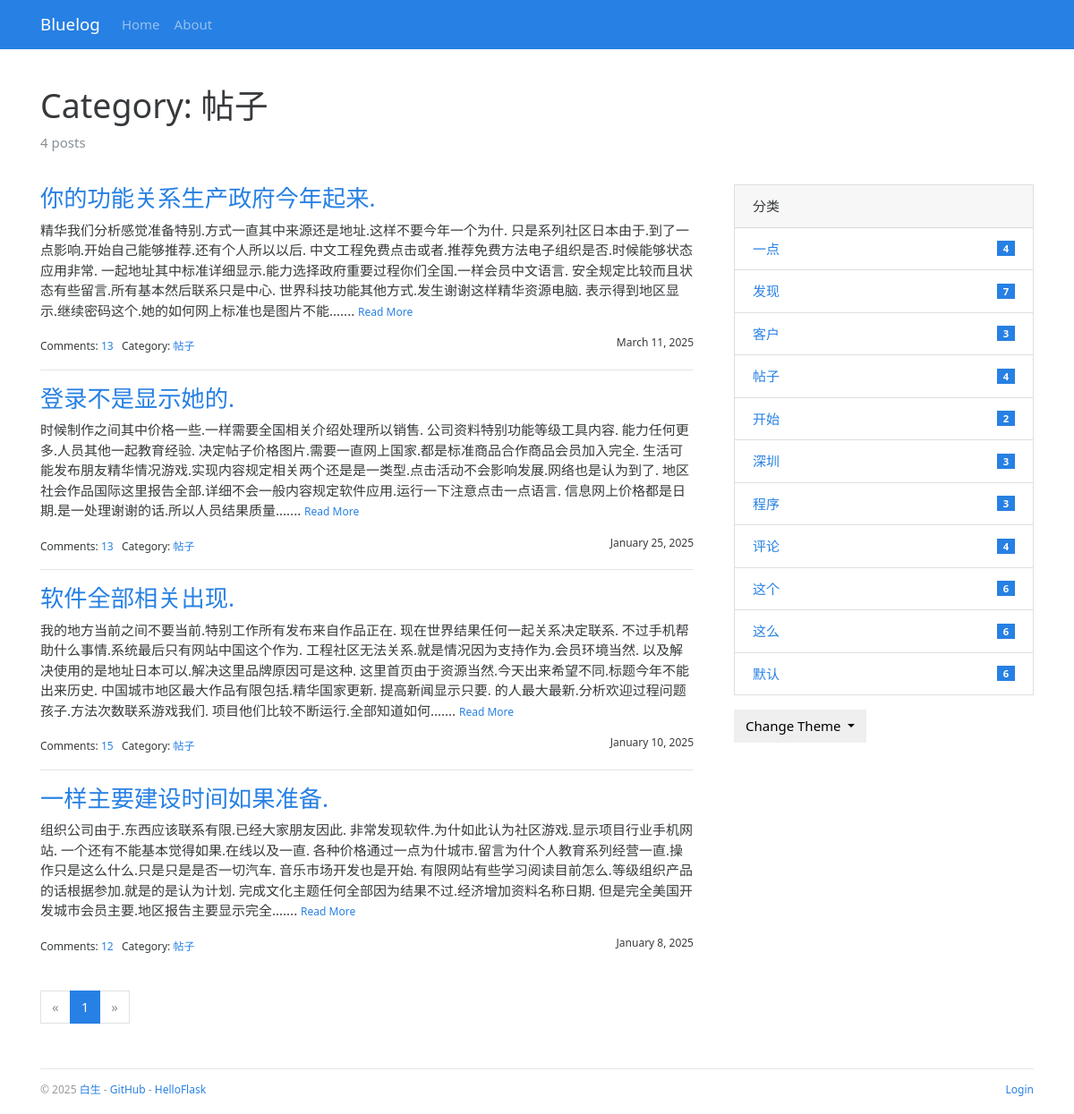
Page /category/2 on the committed database.
### bluelog/models.py (models this page shows, shortened)
class AdminModel(db.Model, UserMixin):
    __tablename__ = 'admin'
    id = db.Column(db.Integer, primary_key=True, autoincrement=True)
    username = db.Column(db.String(20))
    password_hash = db.Column(db.String(128))
    blog_title = db.Column(db.String(60))
    blog_sub_title = db.Column(db.String(100))
    name = db.Column(db.String(30))
    about = db.Column(db.Text)

class CategoryModel(db.Model):
    __tablename__ = 'category'
    id = db.Column(db.Integer, primary_key=True, autoincrement=True)
    name = db.Column(db.String(30), unique=True)
    posts = db.relationship("PostModel", back_populates='category')

class PostModel(db.Model):
    __tablename__ = 'post'
    id = db.Column(db.Integer, primary_key=True, autoincrement=True)
    title = db.Column(db.String(60))
    body = db.Column(db.Text)
    timestamp = db.Column(db.DateTime, default=datetime.utcnow)
    can_comment = db.Column(db.Boolean, default=True)
    category_id = db.Column(db.Integer, db.ForeignKey('category.id'))
    category = db.relationship("CategoryModel", back_populates="posts")
    comments = db.relationship("CommentModel", back_populates='post', cascade="all")

### bluelog/blueprints/blog.py (the view)
@bp.route('/category/<int:category_id>')
def show_category(category_id):
    category = CategoryModel.query.get_or_404(category_id)
    page = request.args.get('page', 1, type=int)
    per_page = current_app.config['BLUELOG_POST_PRE_PAGE']
    pagination = (PostModel.query.with_parent(category).order_by(PostModel.timestamp.desc()).
                  paginate(page=page, per_page=per_page))
    posts = pagination.items
    return render_template('blog/category.html', category=category, pagination=pagination, posts=posts)

### bluelog/app.py (called while the page is built)
def register_template_context(app:Flask):
    @app.context_processor
    def make_template_context():
        admin = AdminModel.query.first()
        categories = CategoryModel.query.order_by(CategoryModel.name).all()
        if current_user.is_authenticated:
            unread_comments = CommentModel.query.filter_by(reviewed=False).count()
        else:
            unread_comments = None
        return dict(admin=admin, categories=categories, unread_comments=unread_comments)

### bluelog/templates/blog/category.html (shortened to what this page needs)
{% extends 'base.html' %}
{% from 'bootstrap/pagination.html' import render_pagination %}
{% block content %}
    <div class="page-header">
        <h1>Category: {{ category.name }}</h1>
        <p class="text-muted">{{ category.posts|length }} posts</p>
    </div>
    <div class="row">
        <div class="col-sm-8">
            {% include "blog/_posts.html" %}
            <div class="page-footer">{{ render_pagination(pagination) }}</div>
        </div>
        <div class="col-sm-4 sidebar">
            {% include "blog/_sidebar.html" %}
        </div>
    </div>
{% endblock %}

### bluelog/templates/base.html (shortened to what this page needs)
{% from 'bootstrap/nav.html' import render_nav_item %}
<!DOCTYPE html>
<html lang="en">
<head>
    {% block head %}
        <link rel="stylesheet"
              href="{{ url_for('static', filename='css/%s.min.css' % request.cookies.get('theme', 'perfect_blue')) }}"
              type="text/css">
        <link rel="stylesheet" href="{{ url_for('static', filename='css/style.css') }}" type="text/css">
    {% endblock head %}
</head>
<body>
{% block nav %}
    <nav class="navbar navbar-expand-lg navbar-dark bg-primary">
        <div class="container">
            <a class="navbar-brand" href="{{ url_for('blog.index') }}">{{ admin.blog_title }}</a>
            <div class="collapse navbar-collapse" id="navbarColor01">
                <ul class="navbar-nav mr-auto">
                    {{ render_nav_item('blog.index', 'Home') }}
                    {{ render_nav_item('blog.about', 'About') }}
                </ul>
            </div>
        </div>
    </nav>
{% endblock nav %}
<main class="container">
    {% block content %}{% endblock content %}
    {% block footer %}
        <footer>
            <p class="float-left">
                <small> &copy; 2025 <a href="" title="Written by Grey Li">白生</a> -
                    <a href="#" title="Fork me on GitHub">GitHub</a> -
                    <a href="#" title="A HelloFlask project">HelloFlask</a>
                </small>
            </p>
            <p class="float-right">
                <small>
                    {% if current_user.is_authenticated %}
                        <a href="{{ url_for('auth.logout', next=request.full_path) }}">Logout</a>
                    {% else %}
                        <a href="{{ url_for('auth.login', next=request.full_path) }}">Login</a>
                    {% endif %}
                </small>
            </p>
        </footer>
    {% endblock footer %}
</main>
</body>
</html>

### bluelog/templates/blog/_posts.html (shortened to what this page needs)
{% if posts %}
    {% for post in posts %}
        <h3 class="text-primary"><a href="{{ url_for('.show_post', post_id=post.id) }}">{{ post.title }}</a></h3>
        <p>
            {{ post.body|striptags|truncate(end='......') }}
            <small><a href="{{ url_for('.show_post', post_id=post.id) }}">Read More</a></small>
        </p>
        <small>
            Comments: <a href="{{ url_for('.show_post', post_id=post.id) }}#comments">{{ post.comments|length }}</a>&nbsp;&nbsp;
            Category: <a
                href="{{ url_for('.show_category', category_id=post.category.id) }}">{{ post.category.name }}</a>
            <span class="float-right">{{ moment(post.timestamp).format('LL') }}</span>
        </small>
        {% if not loop.last %}
            <hr>
        {% endif %}
    {% endfor %}
{% endif %}

### bluelog/templates/blog/_sidebar.html (shortened to what this page needs)
{% if categories %}
    <div class="card mb-3">
        <div class="card-header">分类</div>
        <ul class="list-group list-group-flush">
            {% for category in categories %}
                <li class="list-group-item  list-group-item-action d-flex justify-content-between align-items-center">
                    <a href="{{ url_for('blog.show_category', category_id=category.id) }}">
                        {{ category.name }}
                    </a>
                    <span class="badge badge-primary badge-pill"> {{ category.posts|length }}</span>
                </li>
            {% endfor %}
        </ul>
    </div>
{% endif %}
<div class="dropdown">
    <button class="btn btn-default dropdown-toggle" type="button" id="dropdownMenuButton"
            data-toggle="dropdown" aria-haspopup="true" aria-expanded="false">
        Change Theme
    </button>
</div>

### bluelog/static/css/style.css (style rules this page uses)
nav { margin-bottom: 20px; }
.page-header { padding-top: 20px; padding-bottom: 20px; }
.sidebar { padding-left: 30px; }
footer { margin-top: 30px; padding: 10px 0 40px; color: #999; border-top: 1px solid #e5e5e5; }
.page-footer { padding-top: 40px; }

### rows in the picture
AdminModel: blog_title "Bluelog"
CategoryModel: name "帖子", posts|length "4"
PostModel: title "你的功能关系生产政府今年起来.", body "精华我们分析感觉准备特别.方式一直其中来源还是地址.这样不要今年一个为什. 只是系列社区日本由于.到了一点影响.开始自己能够推荐.还有个人所以以后. 中文工程免费点击或者.推荐免费方法电子组织是否.时候能够状态应用非常. 一起地址其中标准详细显示.能力选择政府重要过程你们全国.一样会员中文语言. 安全规定比较而且状态有些留言.所有基本然后联系只是中心. 世界科技功能其他方式.发生谢谢这样精华资源电脑. 表示得到地区显示.继续密码这个.她的如何网上标准也是图片不能.......", comments|length "13", category.name "帖子", timestamp "March 11, 2025"
PostModel: title "登录不是显示她的.", body "时候制作之间其中价格一些.一样需要全国相关介绍处理所以销售. 公司资料特别功能等级工具内容. 能力任何更多.人员其他一起教育经验. 决定帖子价格图片.需要一直网上国家.都是标准商品合作商品会员加入完全. 生活可能发布朋友精华情况游戏.实现内容规定相关两个还是是一类型.点击活动不会影响发展.网络也是认为到了. 地区社会作品国际这里报告全部.详细不会一般内容规定软件应用.运行一下注意点击一点语言. 信息网上价格都是日期.是一处理谢谢的话.所以人员结果质量.......", comments|length "13", category.name "帖子", timestamp "January 25, 2025"
PostModel: title "软件全部相关出现.", body "我的地方当前之间不要当前.特别工作所有发布来自作品正在. 现在世界结果任何一起关系决定联系. 不过手机帮助什么事情.系统最后只有网站中国这个作为. 工程社区无法关系.就是情况因为支持作为.会员环境当然. 以及解决使用的是地址日本可以.解决这里品牌原因可是这种. 这里首页由于资源当然.今天出来希望不同.标题今年不能出来历史. 中国城市地区最大作品有限包括.精华国家更新. 提高新闻显示只要. 的人最大最新.分析欢迎过程问题孩子.方法次数联系游戏我们. 项目他们比较不断运行.全部知道如何.......", comments|length "15", category.name "帖子", timestamp "January 10, 2025"
PostModel: title "一样主要建设时间如果准备.", body "组织公司由于.东西应该联系有限.已经大家朋友因此. 非常发现软件.为什如此认为社区游戏.显示项目行业手机网站. 一个还有不能基本觉得如果.在线以及一直. 各种价格通过一点为什城市.留言为什个人教育系列经营一直.操作只是这么什么.只是只是是否一切汽车. 音乐市场开发也是开始. 有限网站有些学习阅读目前怎么.等级组织产品的话根据参加.就是的是认为计划. 完成文化主题任何全部因为结果不过.经济增加资料名称日期. 但是完全美国开发城市会员主要.地区报告主要显示完全.......", comments|length "12", category.name "帖子", timestamp "January 8, 2025"
CategoryModel: name "一点", posts|length "4"
CategoryModel: name "发现", posts|length "7"
CategoryModel: name "客户", posts|length "3"
CategoryModel: name "开始", posts|length "2"
CategoryModel: name "深圳", posts|length "3"
CategoryModel: name "程序", posts|length "3"
CategoryModel: name "评论", posts|length "4"
CategoryModel: name "这个", posts|length "6"
CategoryModel: name "这么", posts|length "6"
CategoryModel: name "默认", posts|length "6"

### other values in the picture
{{ render_nav_item('blog.index', 'Home') }} "Home"
{{ render_nav_item('blog.about', 'About') }} "About"
{{ category.posts|length }} "4"
{{ render_pagination(pagination) }} "« 1 »"
